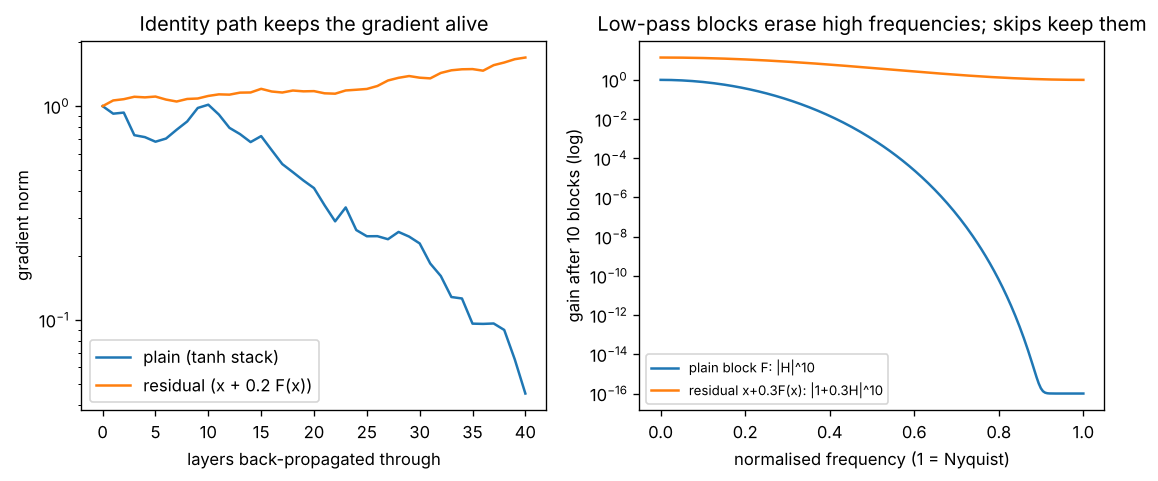

This chart was generated by the following Python code:
"""
Day 130 - Consolidation: the identity-path (skip connection) thread.

Left : gradient norm reaching the input vs depth. Plain stack h' = tanh(W h) versus residual stack
       h' = h + 0.2*tanh(W h). Same random weights, same width, seed 42.
Right: frequency response. A block F that is a low-pass filter kills high frequencies when stacked
       (|H|^L), but the residual block x + a*F(x) has gain |1 + a*H| >= 1 at every frequency.
"""
import numpy as np
import matplotlib.pyplot as plt

np.random.seed(42)

# ---- left: backward gradient norm vs depth ----
n, depth = 32, 40
Ws = [np.random.randn(n, n) / np.sqrt(n) for _ in range(depth)]
x0 = np.random.randn(n)

def grad_norms(residual):
    h, Js = x0.copy(), []
    for W in Ws:
        a = np.tanh(W @ h)
        Jf = (1 - a ** 2)[:, None] * W            # d tanh(Wh) / dh
        if residual:
            Js.append(np.eye(n) + 0.2 * Jf)
            h = h + 0.2 * a
        else:
            Js.append(Jf)
            h = a
    g = np.ones(n) / np.sqrt(n)                   # unit upstream gradient at the output
    norms = [np.linalg.norm(g)]
    for J in reversed(Js):
        g = J.T @ g                               # one backward step
        norms.append(np.linalg.norm(g))
    return np.array(norms)

plain, res = grad_norms(False), grad_norms(True)
layers = np.arange(depth + 1)

# ---- right: frequency response of a stacked low-pass block ----
w = np.linspace(0, np.pi, 200)
H = (2 + 2 * np.cos(w)) / 4                       # 3-tap [1,2,1]/4 low-pass: H(0)=1, H(pi)=0
L = 10
fig, ax = plt.subplots(1, 2, figsize=(11, 4))
ax[0].semilogy(layers, plain, label="plain (tanh stack)")
ax[0].semilogy(layers, res, label="residual (x + 0.2 F(x))")
ax[0].set_xlabel("layers back-propagated through")
ax[0].set_ylabel("gradient norm")
ax[0].set_title("Identity path keeps the gradient alive")
ax[0].legend()

alpha = 0.3
ax[1].semilogy(w / np.pi, np.abs(H) ** L + 1e-16, label=f"plain block F: |H|^{L}")
ax[1].semilogy(w / np.pi, np.abs(1 + alpha * H) ** L, label=f"residual x+{alpha}F(x): |1+{alpha}H|^{L}")
ax[1].set_xlabel("normalised frequency (1 = Nyquist)")
ax[1].set_ylabel("gain after 10 blocks (log)")
ax[1].set_title("Low-pass blocks erase high frequencies; skips keep them")
ax[1].legend(fontsize=8)

plt.savefig("graph_DAY_130.png", dpi=120, bbox_inches="tight")
print("grad @ depth40  plain %.2e  residual %.2e" % (plain[-1], res[-1]))
print("gain at Nyquist after %d blocks: plain %.1e  residual %.3f" % (L, abs(H[-1]) ** L, abs(1 + alpha * H[-1]) ** L))
print("gain at w=pi/2: plain %.1e  residual %.3f" % (abs(H[100]) ** L, abs(1 + alpha * H[100]) ** L))
print("gain at DC: plain %.2f  residual %.2f" % (abs(H[0]) ** L, abs(1 + alpha * H[0]) ** L))
